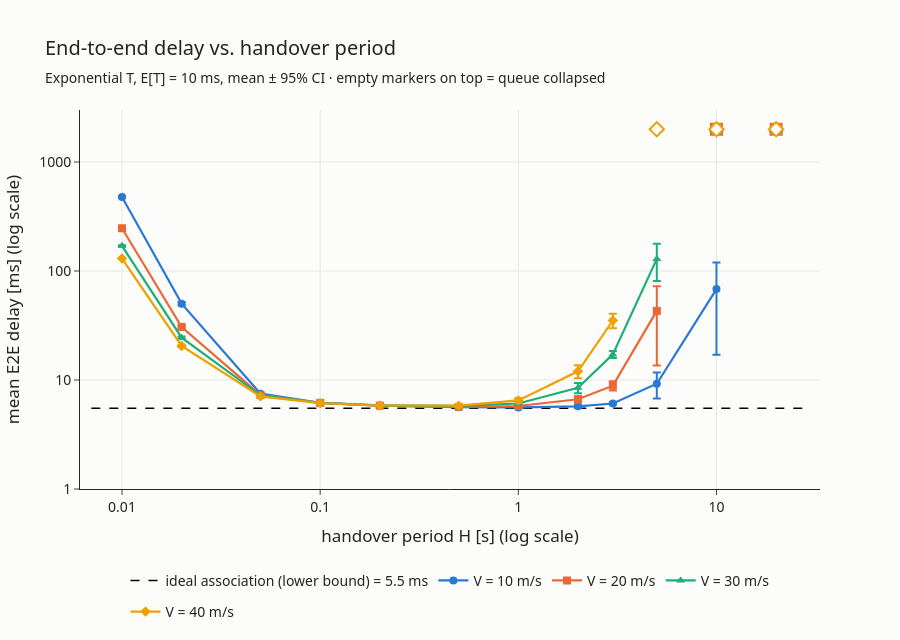

Notebook code for this chart:
### Markdown cell above
## 3. Main results

### Chart 02 — End-to-end delay vs. handover period H

**What it shows:** the mean delay of the application packets for every H (0.01 … 20 s) and every speed, with the ideal-association delay as a lower bound (dashed). Both axes are logarithmic.

### Code cell
data = summary[(summary["dist"] == "Exponential") & (summary["T"] == 10)]
lower_bound = ideal[ideal["T"] == 10]["endToEndDelay:mean"].mean() * 1000

fig = go.Figure()
fig.add_trace(go.Scatter(x=[0.007, 30], y=[lower_bound, lower_bound], mode="lines",
                         name=f"ideal association (lower bound) = {lower_bound:.1f} ms",
                         line=dict(color="black", dash="dash", width=1.5)))
for i, v in enumerate(SPEEDS):
    add_delay_line(fig, data[data["V"] == v], "H", f"V = {v} m/s", COLORS[i], SYMBOLS[i])
log_x(fig, "handover period H [s] (log scale)")
log_delay_axis(fig)
style(fig, "End-to-end delay vs. handover period",
      "Exponential T, E[T] = 10 ms, mean ± 95% CI · empty markers on top = queue collapsed", height=640)
fig.show()
save(fig, "02_delay_vs_H", height=640)

### Figure 1 — Plotly figure (JSON) as saved in the notebook; plotly's stock layout.template omitted (floating-point values rounded to 4 significant figures)
{"data": [{"line": {"color": "black", "dash": "dash", "width": 1.5}, "mode": "lines", "name": "ideal association (lower bound) = 5.5 ms", "type": "scatter", "x": [0.007, 30], "y": [5.51, 5.51]}, {"error_y": {"array": [7.557, 1.892, 0.1348, 0.06875, 0.05352, 0.05014, 0.06613, 0.1827, 0.1587, 2.473, 51.16], "arrayminus": [7.557, 1.892, 0.1348, 0.06875, 0.05352, 0.05014, 0.06613, 0.1827, 0.1587, 2.473, 51.16], "width": 4}, "legendgroup": "V = 10 m/s", "line": {"color": "#2a78d6", "dash": "solid", "width": 2.2}, "marker": {"color": "#2a78d6", "size": 8, "symbol": "circle"}, "mode": "lines+markers", "name": "V = 10 m/s", "showlegend": true, "type": "scatter", "x": [0.01, 0.02, 0.05, 0.1, 0.2, 0.5, 1.0, 2.0, 3.0, 5.0, 10.0], "y": [477.8, 50.18, 7.488, 6.17, 5.809, 5.638, 5.6, 5.731, 6.089, 9.239, 68.25]}, {"legendgroup": "V = 10 m/s", "marker": {"color": "white", "line": {"color": "#2a78d6", "width": 2}, "size": 11, "symbol": "circle"}, "mode": "markers", "name": "V = 10 m/s (collapsed)", "showlegend": false, "type": "scatter", "x": [20.0], "y": [2000]}, {"error_y": {"array": [3.444, 0.9223, 0.1745, 0.09452, 0.07044, 0.07153, 0.1763, 0.423, 0.8446, 29.46], "arrayminus": [3.444, 0.9223, 0.1745, 0.09452, 0.07044, 0.07153, 0.1763, 0.423, 0.8446, 29.46], "width": 4}, "legendgroup": "V = 20 m/s", "line": {"color": "#eb6834", "dash": "solid", "width": 2.2}, "marker": {"color": "#eb6834", "size": 8, "symbol": "square"}, "mode": "lines+markers", "name": "V = 20 m/s", "showlegend": true, "type": "scatter", "x": [0.01, 0.02, 0.05, 0.1, 0.2, 0.5, 1.0, 2.0, 3.0, 5.0], "y": [246.6, 30.67, 7.269, 6.16, 5.82, 5.671, 5.777, 6.656, 8.872, 43.05]}, {"legendgroup": "V = 20 m/s", "marker": {"color": "white", "line": {"color": "#eb6834", "width": 2}, "size": 11, "symbol": "square"}, "mode": "markers", "name": "V = 20 m/s (collapsed)", "showlegend": false, "type": "scatter", "x": [10.0, 20.0], "y": [2000, 2000]}, {"error_y": {"array": [1.974, 0.5949, 0.1183, 0.07011, 0.05395, 0.06743, 0.1496, 0.9268, 1.278, 48.31], "arrayminus": [1.974, 0.5949, 0.1183, 0.07011, 0.05395, 0.06743, 0.1496, 0.9268, 1.278, 48.31], "width": 4}, "legendgroup": "V = 30 m/s", "line": {"color": "#1baf7a", "dash": "solid", "width": 2.2}, "marker": {"color": "#1baf7a", "size": 8, "symbol": "triangle-up"}, "mode": "lines+markers", "name": "V = 30 m/s", "showlegend": true, "type": "scatter", "x": [0.01, 0.02, 0.05, 0.1, 0.2, 0.5, 1.0, 2.0, 3.0, 5.0], "y": [170.2, 24.45, 7.238, 6.182, 5.855, 5.788, 6.088, 8.472, 17.18, 129.1]}, {"legendgroup": "V = 30 m/s", "marker": {"color": "white", "line": {"color": "#1baf7a", "width": 2}, "size": 11, "symbol": "triangle-up"}, "mode": "markers", "name": "V = 30 m/s (collapsed)", "showlegend": false, "type": "scatter", "x": [10.0, 20.0], "y": [2000, 2000]}, {"error_y": {"array": [1.321, 0.5189, 0.1006, 0.06821, 0.05351, 0.1513, 0.3475, 1.632, 5.326], "arrayminus": [1.321, 0.5189, 0.1006, 0.06821, 0.05351, 0.1513, 0.3475, 1.632, 5.326], "width": 4}, "legendgroup": "V = 40 m/s", "line": {"color": "#eda100", "dash": "solid", "width": 2.2}, "marker": {"color": "#eda100", "size": 8, "symbol": "diamond"}, "mode": "lines+markers", "name": "V = 40 m/s", "showlegend": true, "type": "scatter", "x": [0.01, 0.02, 0.05, 0.1, 0.2, 0.5, 1.0, 2.0, 3.0], "y": [130.0, 20.53, 7.08, 6.128, 5.834, 5.813, 6.495, 12.02, 35.15]}, {"legendgroup": "V = 40 m/s", "marker": {"color": "white", "line": {"color": "#eda100", "width": 2}, "size": 11, "symbol": "diamond"}, "mode": "markers", "name": "V = 40 m/s (collapsed)", "showlegend": false, "type": "scatter", "x": [5.0, 10.0, 20.0], "y": [2000, 2000, 2000]}], "layout": {"font": {"family": "Segoe UI, Arial", "size": 14}, "height": 640, "legend": {"orientation": "h", "x": 0.5, "xanchor": "center", "y": -0.2}, "margin": {"t": 110}, "paper_bgcolor": "#fcfcfb", "plot_bgcolor": "#fcfcfb", "title": {"subtitle": {"text": "Exponential T, E[T] = 10 ms, mean ± 95% CI · empty markers on top = queue collapsed"}, "text": "End-to-end delay vs. handover period"}, "xaxis": {"dtick": 1, "gridcolor": "#e8e7e3", "showgrid": true, "title": {"text": "handover period H [s] (log scale)"}, "type": "log"}, "yaxis": {"dtick": 1, "gridcolor": "#e8e7e3", "range": [0, 3.477], "showgrid": true, "title": {"text": "mean E2E delay [ms] (log scale)"}, "type": "log"}}}
